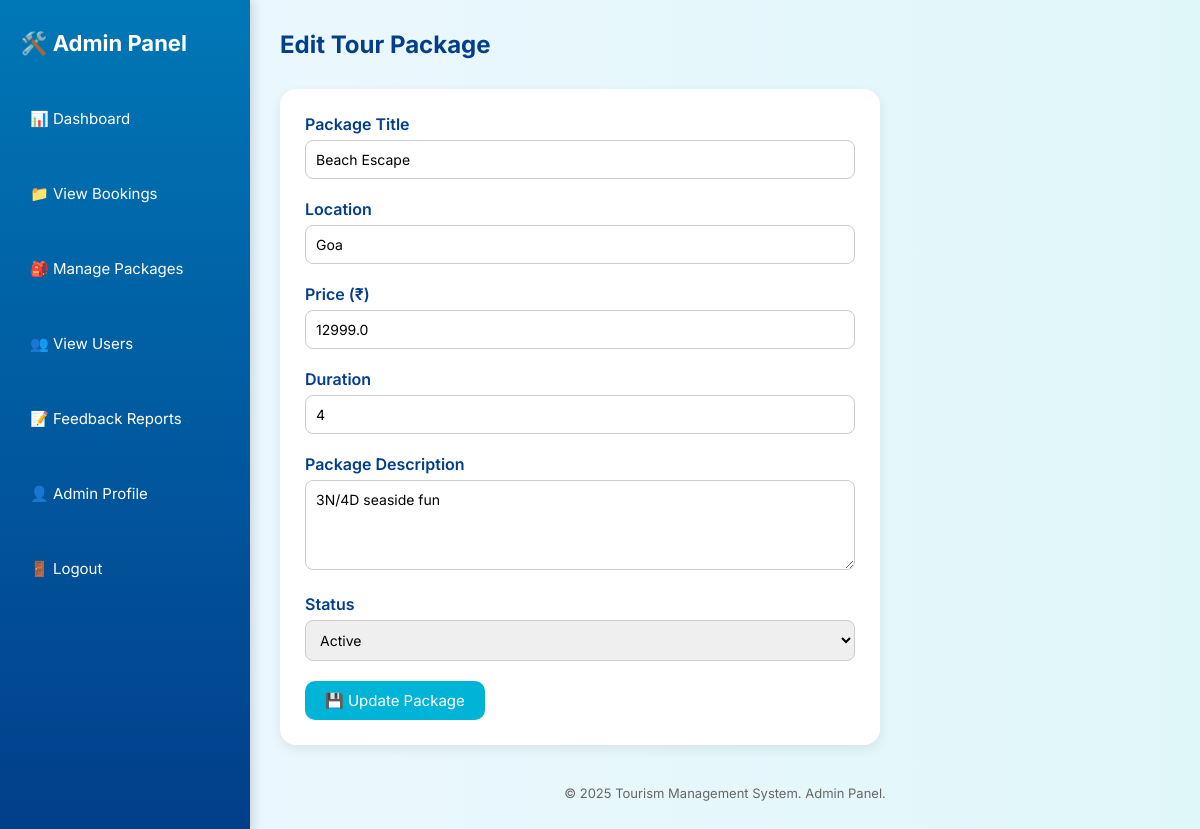
Page /admin/edit-package/1 (signed in) on the committed database.
### tables this page shows
CREATE TABLE packages (
        id INTEGER PRIMARY KEY AUTOINCREMENT,
        title TEXT NOT NULL,
        location TEXT NOT NULL,
        description TEXT,
        price REAL NOT NULL,
        days INTEGER NOT NULL,
        image_url TEXT,
        status TEXT DEFAULT 'Available',
        created_at TIMESTAMP DEFAULT CURRENT_TIMESTAMP
    );

### app.py (the view, shortened to what this page needs)
@app.route("/admin/edit-package/<int:pid>", methods=["GET", "POST"])
@admin_required
def edit_package(pid):
    db = get_db()
    package = db.execute("SELECT * FROM packages WHERE id=?", (pid,)).fetchone()
    if not package:
        abort(404)
    return render_template("edit_package.html", package=package)

### app.py (called while the page is built)
def get_db():
    if "db" not in g:
        db_url = os.environ.get("DATABASE_URL")  # Render will provide this
        if db_url:
            url = urlparse(db_url)
            g.db = psycopg2.connect(
                database=url.path[1:],
                user=url.username,
                password=url.password,
                host=url.hostname,
                port=url.port
            )
            g.db.autocommit = True
        else:
            g.db = sqlite3.connect(DB_PATH)
            g.db.row_factory = sqlite3.Row
            g.db.execute("PRAGMA foreign_keys = ON;")
    return g.db

def admin_required(f):
    from functools import wraps
    @wraps(f)
    def _wrap(*args, **kwargs):
        if "admin_id" not in session:
            flash("Admin login required.", "warning")
            return redirect(url_for("admin_login"))
        return f(*args, **kwargs)
    return _wrap

### templates/edit_package.html (shortened to what this page needs)
<!DOCTYPE html>
<html lang="en">
<head>
</head>
<body>
  <aside class="sidebar">
    <h2>🛠️ Admin Panel</h2>
    <a href="{{ url_for('admin_dashboard') }}" class="nav-link">📊 Dashboard</a>
    <a href="{{ url_for('all_bookings') }}" class="nav-link">📁 View Bookings</a>
    <a href="{{ url_for('admin_packages') }}" class="nav-link">🎒 Manage Packages</a>
    <a href="{{ url_for('view_users') }}" class="nav-link">👥 View Users</a>
    <a href="{{ url_for('feedback_reports') }}" class="nav-link">📝 Feedback Reports</a>
    <a href="{{ url_for('admin_profile') }}" class="nav-link">👤 Admin Profile</a>
    <a href="{{ url_for('logout') }}" class="nav-link">🚪 Logout</a>
  </aside>
  <main class="main-content">
    <div class="header">
      <h1>Edit Tour Package</h1>
    </div>
    <form method="POST" action="{{ url_for('edit_package', pid=package.id) }}">
      <label for="title">Package Title</label>
      <input type="text" id="title" name="title" value="{{ package.title }}" required>
      <label for="location">Location</label>
      <input type="text" id="location" name="location" value="{{ package.location }}" required>
      <label for="price">Price (₹)</label>
      <input type="number" id="price" name="price" value="{{ package.price }}" min="0" required>
      <label for="days">Duration</label>
      <input type="text" id="days" name="days" value="{{ package.days }}" required>
      <label for="description">Package Description</label>
      <textarea id="description" name="description" rows="4">{{ package.description }}</textarea>
      <label for="status">Status</label>
      <select id="status" name="status">
        <option value="active" {% if package.status == 'active' %}selected{% endif %}>Active</option>
      </select>
      <button type="submit">💾 Update Package</button>
    </form>
    <footer>
      &copy; 2025 Tourism Management System. Admin Panel.
    </footer>
  </main>
</body>
</html>

### templates/edit_package.html (style rules this page uses)
* { box-sizing: border-box; margin: 0; padding: 0; font-family: 'Inter', sans-serif; }
body { display: flex; min-height: 100vh; background: linear-gradient(to right, #eef7ff, #e0f7fa); }
.sidebar { width: 250px; background: linear-gradient(to bottom, #0077b6, #023e8a); padding: 30px 20px; color: white; display: flex; flex-direction: column; gap: 20px; box-shadow: 3px 0 10px rgba(0,0,0,0.15); }
.sidebar h2 { font-size: 22px; margin-bottom: 15px; }
.nav-link { text-decoration: none; color: white; margin: 8px 0; display: block; font-size: 15px; padding: 10px; border-radius: 8px; transition: background 0.3s; }
.main-content { flex: 1; padding: 30px; }
.header { margin-bottom: 30px; }
.header h1 { font-size: 24px; color: #023e8a; }
form { background: white; padding: 25px; border-radius: 16px; max-width: 600px; box-shadow: 0 4px 12px rgba(0, 0, 0, 0.08); }
label { display: block; margin-bottom: 6px; font-weight: 600; color: #023e8a; }
input, textarea, select { width: 100%; padding: 10px; margin-bottom: 20px; font-size: 14px; border-radius: 8px; border: 1px solid #ccc; transition: border 0.3s; }
button { background-color: #00b4d8; color: white; padding: 10px 20px; border: none; border-radius: 10px; cursor: pointer; font-size: 15px; transition: background 0.3s; }
footer { margin-top: 40px; text-align: center; font-size: 13px; color: #666; }

### rows in the picture
packages: title "Beach Escape", location "Goa", price "12999.0", days "4", description "3N/4D seaside fun"
